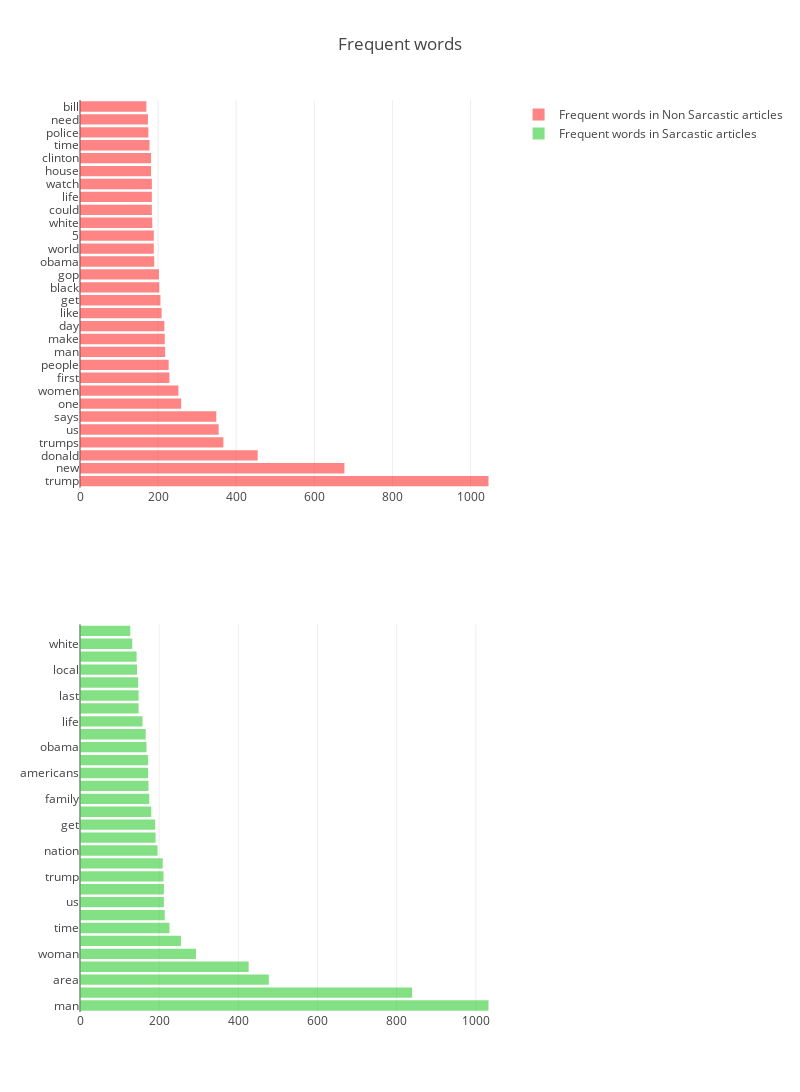

Notebook code for this chart:
### Code cell
trace0 = go.Bar(y = temp1['word'] , x = temp1['count'], marker = dict(color = '#ff3333'), opacity= 0.6, orientation = 'h' ,name = 'Frequent words in Non Sarcastic articles')
trace1 = go.Bar(y = temp2['word'] , x = temp2['count'], marker = dict(color = '#33cc33'), opacity= 0.6, orientation = 'h' ,name = 'Frequent words in Sarcastic articles')

fig = tools.make_subplots(rows= 2, cols= 1)
fig.append_trace(trace0, 1, 1)
fig.append_trace(trace1, 2, 1)
fig['layout'].update(height=1200, width=800, title = 'Frequent words', yaxis = dict(nticks = 30))
                     
pyo.offline.iplot(fig)

### Figure 1 — Plotly figure (JSON) as saved in the notebook; plotly's stock layout.template omitted (floating-point values rounded to 4 significant figures)
{"data": [{"marker": {"color": "#ff3333"}, "name": "Frequent words in Non Sarcastic articles", "opacity": 0.6, "orientation": "h", "type": "bar", "uid": "4b9e9dea-bd80-4a91-82a8-3960b7a5aefd", "x": [1046, 677, 455, 367, 355, 349, 259, 252, 229, 227, 218, 217, 216, 209, 206, 203, 202, 190, 189, 189, 185, 184, 184, 184, 182, 182, 178, 175, 174, 170], "xaxis": "x", "y": ["trump", "new", "donald", "trumps", "us", "says", "one", "women", "first", "people", "man", "make", "day", "like", "get", "black", "gop", "obama", "world", "5", "white", "could", "life", "watch", "house", "clinton", "time", "police", "need", "bill"], "yaxis": "y"}, {"marker": {"color": "#33cc33"}, "name": "Frequent words in Sarcastic articles", "opacity": 0.6, "orientation": "h", "type": "bar", "uid": "2ece7af0-1d81-4abc-a59f-95de8b861267", "x": [1032, 839, 477, 426, 293, 255, 226, 214, 212, 212, 211, 209, 196, 191, 190, 180, 175, 173, 172, 172, 168, 166, 158, 148, 148, 147, 144, 143, 132, 127], "xaxis": "x2", "y": ["man", "new", "area", "report", "woman", "one", "time", "day", "us", "study", "trump", "still", "nation", "like", "get", "back", "family", "finds", "americans", "first", "obama", "house", "life", "people", "last", "going", "local", "nations", "white", "little"], "yaxis": "y2"}], "layout": {"height": 1200, "title": {"text": "Frequent words"}, "width": 800, "xaxis": {"anchor": "y", "domain": [0, 1]}, "xaxis2": {"anchor": "y2", "domain": [0, 1]}, "yaxis": {"anchor": "x", "domain": [0.575, 1], "nticks": 30}, "yaxis2": {"anchor": "x2", "domain": [0, 0.425]}}}
